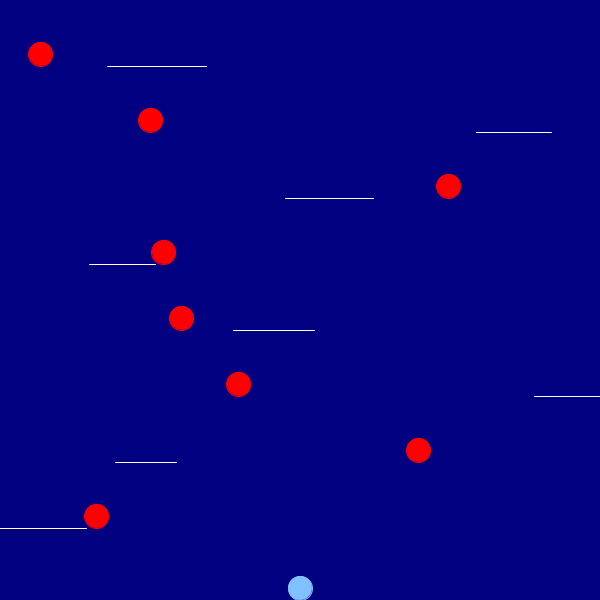
Frame 1 (no input)
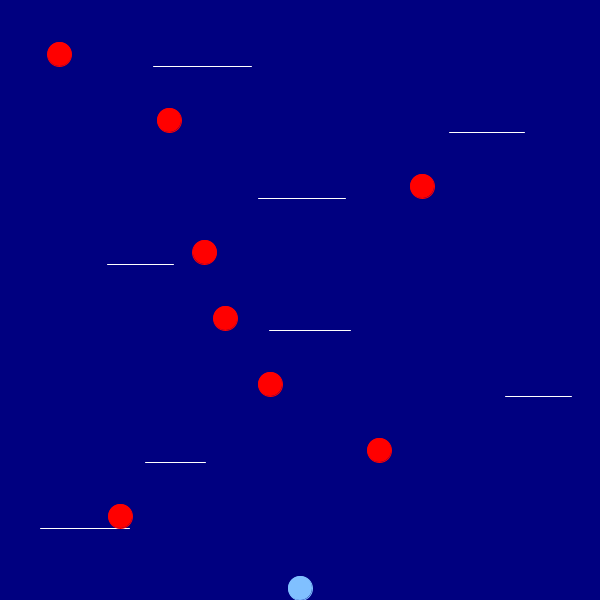
Frame 60 (the mouse pressed at the canvas centre just before this capture)
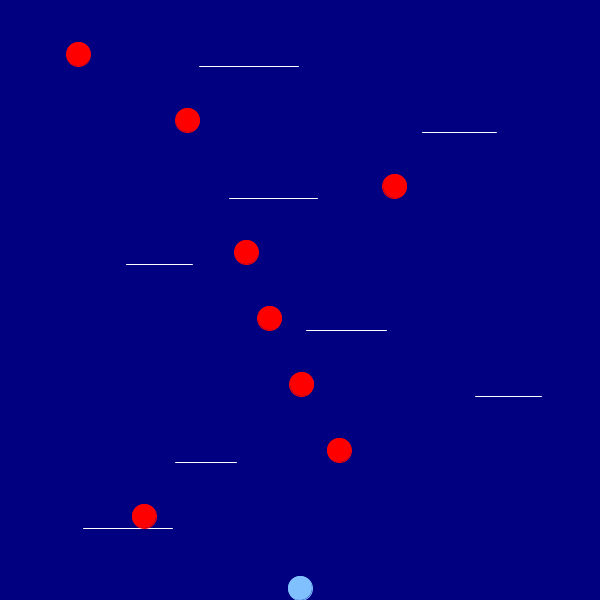
Frame 120 (the mouse held since frame 60 and released just before this capture)

The Processing sketch that drew these frames (run headless with seeded random() and noise(); from frame 60 on, the mouse is pressed at the canvas centre):

// Processing sketch: ensyu1
// ── ensyu1.pde
// 自キャラに関するグローバル変数
float myX, myY ;   // 自キャラ中央のx , y 座標
float myDx, myDy ; // 自キャラのx , y 方向の変化量
float r = 12.0;    // 自キャラ・敵キャラの半径
int mode;          // 0 : 通常モード， 1 : ジャンプモード
float moveL = 1.0; // キーボード操作によるx 方向の変化量
float initDy = 3.54;
int floorNum = 8;
float [] floorX = new float[floorNum];
float [] floorY = new float[floorNum];
float [] floorDx = new float[floorNum];
float [] floorHalfW = new float[floorNum];
int onTheFloor;
int enemyNum = floorNum;
float [] enemyX = new float[enemyNum];
float [] enemyY = new float[enemyNum];
float [] enemyDx = new float[enemyNum];
int [] ignoreCnt = new int[enemyNum];


// setup()関数
void setup() {
  size(600, 600);  // 600×600 のウィンドウを作成
  frameRate(120);  // フレームレートを120に設定
  textSize(30);    // 文字サイズを30に設定
  textAlign(CENTER, CENTER); // 文字表示位置を水平，垂直とも中央に設定
  setupMyChara();  // 自キャラの初期設定を行うsetupMyChara()の呼び出し
  setupFloor();
  setupEnemy();
}

// draw()関数
void draw() {
  background (0, 0, 128); // 背景色を(0, 0, 128)に設定　
  floorMove();
  myCharaMove();          // 自キャラの移動を行うmyCharaMove()の呼び出し
  enemyMove();
  CllisionDetectEnemy();
}

// 自キャラの初期設定を行う関数
void setupMyChara() {
  myX = width/2;       // 自キャラのx座標myXをウィンドウの中央に設定
  myY = height-r;       // 自キャラのy座標myYをウィンドウの下端に接する
  // 位置(height - r)に設定
  mode = 0; // modeを通常モード(0)に設定
  onTheFloor = -1;
}

// 自キャラの移動を行う関数
void myCharaMove() {
  myCharaKey();     // 自キャラのキーボードによる操作を行うmyCharaKey()
  // の呼び出し
  myCharaUpdateX(); // 自キャラのx座標の更新を行うmyCharaUpdateX()の呼び出し
  myCharaUpdateY();
  CollisionDetectBottom();
  CollisionDetectTop();
  myCharaDraw();    // 自キャラの表示を行うmyCharaDraw()の呼び出し
}

// 自キャラのキーボードによる操作を行う関数
void myCharaKey() {
  if (mode == 0) { // 通常モード(modeが0)ならば
    if (keyPressed) { // キーが押されていれば
      switch(keyCode) { // keyCodeの値により処理を分岐
      case LEFT: // ← キーならば
        myDx = -moveL;    // 自キャラのx方向の変化量myDxを-moveL(左向き)に設定
        break ;
      case RIGHT: // → キーならば
        myDx = moveL;    // 自キャラのx方向の変化量myDxを moveL(右向き)に設定
        break ;
      case UP:
        mode = 1;
        myDy = -initDy;
        onTheFloor = -1;
        break;
      default: // それ以外の特殊キーならば
        myDx = 0;    // 自キャラのx方向の変化量myDxを0に設定
        break ;
      }
    } else {     // キーが押されていなければ
      myDx = 0;      // 自キャラのx方向の変化量myDxを0に設定
    }
  }
}

// 自キャラのx座標の更新を行う関数
void myCharaUpdateX() {
  if (onTheFloor >= 0) {
    myDx += floorDx[onTheFloor];
    if (abs(myX - floorX[onTheFloor]) > floorHalfW[onTheFloor]) {
      onTheFloor = -1;
      myY = 0;
      mode = 1;
    }
  }
  if (myX == 0) {    // 自キャラがウィンドウの左端に到達したら
    if (mode == 1) {  // ジャンプモード(modeが1)ならば
      myDx *= -1;     // 自キャラのx方向の変化量myDxの符号を反転
    } else {    // それ以外(通常モード)ならば
      myDx = 0;     // 自キャラのx方向の変化量myDxを0に設定(移動を停止)
      myX = r;     // 自キャラのx座標myXを左端に接した位置(r)に設定
    }
  } else if (myX == width) { // 自キャラがウィンドウの右端に到達したら
    if (mode == 1) {  // ジャンプモード(modeが1)ならば
      myDx *= -1;     // 自キャラのx方向の変化量myDxの符号を反転
    } else {    // それ以外(通常モード)ならば　
      myDx = 0;     // 自キャラのx方向の変化量myDxを0に設定(移動を停止)
      myX = width - r;     // 自キャラのx座標myXを右端に接した位置(width - r)に設定
    }
  }
  myX += myDx;         // 自キャラのx座標myXをx方向の変化量myDxだけ更新
}
void  myCharaUpdateY() {
  float dMoveL = 0.06;
  if (mode == 1) {
    if (myDy < initDy) {
      myDy += dMoveL;
    }
    if (myY >= height) {
      mode = 0;
      myDy = 0;
      myY = height - r;
    } else if (myY == 0) {
      fill(255);
      text("Congratulations", width/2, height/2);
      noLoop();
    }
    myY += myDy;
  }
}

// 自キャラの表示を行う関数
void myCharaDraw() {
  stroke(128, 192, 255); // 自キャラの線の色を(128, 192, 255)に設定
  fill(128, 192, 255); // 自キャラの塗りつぶし色を(128, 192, 255)に設定
  ellipse(myX, myY, r * 2, r * 2); // (myX, myY)を中心とする半径r(直径r*2)の円を描画
}

void setupFloor() {
  for (int i = 0; i < floorNum; i++) {
    floorHalfW[i] = random(30, 60);
    floorX[i] = random(0, width);
    if (floorX[i] < width/2) {
      floorDx[i] = random(0.3, 0.8);
    } else {
      floorDx[i] = -random(0.3, 0.8);
    }
    floorY[i] = height/(floorNum+1)*(i+1);
  }
}

void floorMove() {
  for (int i = 0; i < floorNum; i++) {
    if (floorX[i] < 0 || width < floorX[i]) {
      floorDx[i] *= -1;
    }
    floorX[i] += floorDx[i];
    stroke(255);
    strokeWeight(1);
    line(floorX[i]-floorHalfW[i], floorY[i], floorX[i]+floorHalfW[i], floorY[i]);
  }
}

void CollisionDetectBottom() {
  if (mode == 1 && myDy< 0) { // ジャンプモード(modeが1)であり，
    // 自キャラのy方向の変化量myDyが負(上昇中)ならば
    for (int i= 0; i< floorNum; i++) { // 各床に対して
      if (checkCollisionFloor(i)) { // 床iと自キャラが衝突していたら
        myY= floorY[i] + r;
        // 自キャラのy座標myYを床iの下(floorY[i]+r)に設定
        myDy = myDy*-1; // 自キャラのy方向の変化量myDyの符号を反転
        float x1 = max(myX-r, floorX[i]-floorHalfW[i], enemyX[i]);
        float x2 = min(myX+r, floorX[i]+floorHalfW[i], enemyX[i]);

        if (x1 <= x2) {
          ignoreCnt[i] = (int)(frameRate * 20);
        }
      }
    }
  }
}

void CollisionDetectTop() {
  if (mode == 1 && myDy > 0) {
    for (int i = 0; i < floorNum; i++) {
      if (checkCollisionFloor(i)) {
        onTheFloor = i;
        myY = floorY[i] - r;
        mode = 0;
      }
    }
  }
}

boolean checkCollisionFloor(int fn) {
  if (abs(floorY[fn] - myY) < r && abs (floorX[fn]-myX) <= floorHalfW[fn]) {
    return true;
  } else {
    return false;
  }
}

void setupEnemy() {
  for (int i = 0; i < enemyNum; i++) {
    enemyX[i] = random(r, width-r);
    if (enemyX[i] < width/2) {
      enemyDx[i] = random(0.3, 0.8);
    } else {
      enemyDx[i] = -random(0.3, 0.8);
    }
    enemyY[i] = floorY[i]-r;
  }
}

void enemyMove() {
  for (int i = 0; i < enemyNum; i++) {
    if (enemyX[i] < r || enemyX[i] > width) {
      enemyDx[i] *= -1;
    }
    enemyX[i] += enemyDx[i];
    stroke(255, 0, 0);
    fill(255, 0, 0);
    ellipse(enemyX[i], enemyY[i], r * 2, r * 2);
  }
}

void CllisionDetectEnemy(){
  for(int i = 0; i < enemyNum; i++){
    float d = dist(enemyX[i],enemyY[i],myX,myY);
    if(d <= r * 2){
      stroke(255);
      text("Game Over",width/2,height/2);
      noLoop();
    }
  }
}

void keyPressed(){
  if(key == 'r'){
    setupMyChara();
    setupFloor();
    setupEnemy();
    loop();
  }
}
